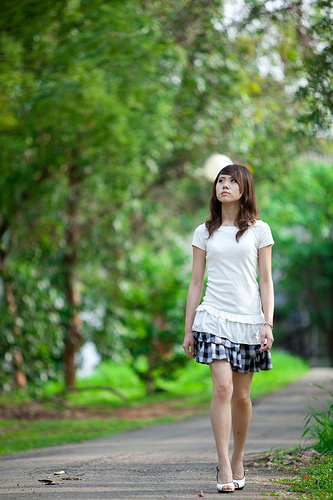
#> input picture src/people.jpg, 333 x 500 px, given in place of the camera
$ python test_delect_people.py
#> lines starting #> are read from the running program, lines starting #| are printed output that depends on the picture; after the words box and inside, x2 and y2 are one past the last pixel; in counts of white or black regions, pixels touching at a corner belong together
import cv2
import  numpy as np

def lvmu():
	cap = cv2.VideoCapture(0)
	while(True):
		#img=cv2.imread('/home/zk/opencvtest/opencvlearn/image/dog.jpg')
		ret,img = cap.read()
#> img is the input picture: shape (500, 333, 3); mean B, G, R 83.2, 128.7, 104.9
		#img=cv2.imread('/home/zk/opencvtest/opencvlearn/image/owen.jpeg')
		img_back=cv2.imread('/home/ly/opencvtest/opencvlearn/image/back.jpg')
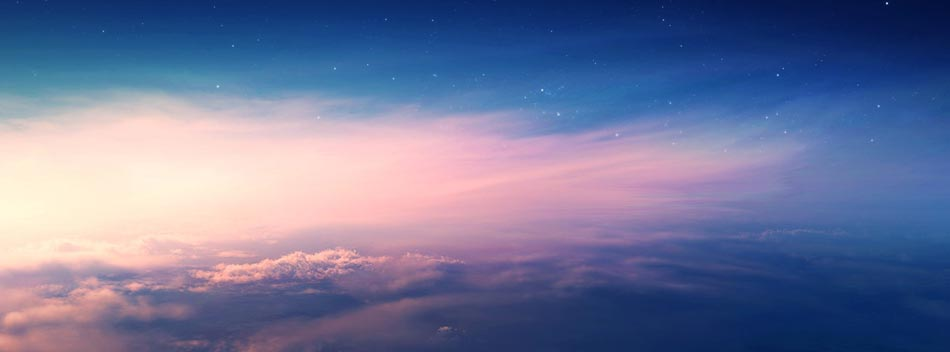
#> input picture image/back.jpg, 950 x 352 px, found by its file name
#> img_back is the input picture: shape (352, 950, 3); mean B, G, R 154.2, 117.8, 111.7
		#print(img)
		#日常缩放
		rows,cols,channels = img_back.shape
#> rows = 352; cols = 950; channels = 3
		img_back=cv2.resize(img_back,None,fx=0.7,fy=0.7)
#> img_back: shape (246, 665, 3)
		#cv2.imshow('img_back',img_back)

		rows,cols,channels = img.shape
#> rows = 500; cols = 333
		img=cv2.resize(img,None,fx=0.4,fy=0.4)
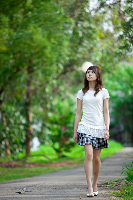
#> img: shape (200, 133, 3); mean B, G, R 83.2, 128.6, 104.9
		#cv2.imshow('img',img)
		rows,cols,channels = img.shape#rows，cols最后一定要是前景图片的，后面遍历图片需要用到
#> rows = 200; cols = 133

		#转换hsv
		hsv=cv2.cvtColor(img,cv2.COLOR_BGR2HSV)
#> hsv: shape (200, 133, 3); mean H, S, V 49.6, 109.7, 131.3
		#获取mask
		#lower_blue=np.array([78,43,46])
		lower_blue=np.array([40,43,46])
		upper_blue=np.array([110,255,255])
		mask = cv2.inRange(hsv, lower_blue, upper_blue)
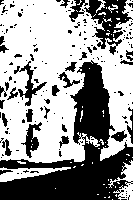
#> mask: shape (200, 133); 60.1% white; 168 black regions (140 under 20 px), largest, box (x1, y1, x2, y2) and area: (0, 60, 133, 200) 6970, (84, 0, 133, 55) 1139, (14, 61, 47, 106) 349
		#cv2.imshow('Mask', mask)

		#腐蚀膨胀
		erode=cv2.erode(mask,None,iterations=1)
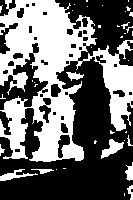
#> erode: shape (200, 133); 42.6% white; 39 white regions (29 under 20 px), largest, box (x1, y1, x2, y2) and area: (0, 0, 133, 162) 10440, (101, 139, 124, 159) 206, (0, 169, 38, 181) 171
		#cv2.imshow('erode',erode)
		dilate=cv2.dilate(erode,None,iterations=1)
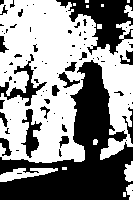
#> dilate: shape (200, 133); 55.5% white; 84 black regions (61 under 20 px), largest, box (x1, y1, x2, y2) and area: (0, 60, 133, 200) 7621, (56, 0, 133, 55) 1906, (0, 54, 47, 106) 562
		#cv2.imshow('dilate',dilate)

		#遍历替换
		center=[50,50]#在新背景图片中的位置
		for i in range(rows):
    			for j in range(cols):
        			if dilate[i,j]==0:#0代表黑色的点
            				img_back[center[0]+i,center[1]+j]=img[i,j]#此处替换颜色，为BGR通道
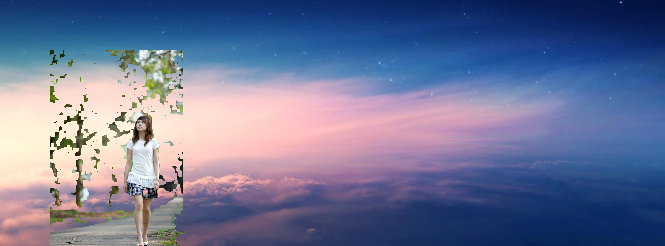
#> img_back: shape (246, 665, 3); mean B, G, R 150.9, 116.8, 109.5

		res=cv2.resize(img_back,(1200,900),interpolation=cv2.INTER_CUBIC)
		cv2.imshow('res',res)
		if cv2.waitKey(30) & 0xFF ==ord("q"):
			break
	cap.release()
	cv2.destroyAllWindows()

if __name__ == "__main__":
#> (the run stopped early here; a loop or call above may not have finished)
